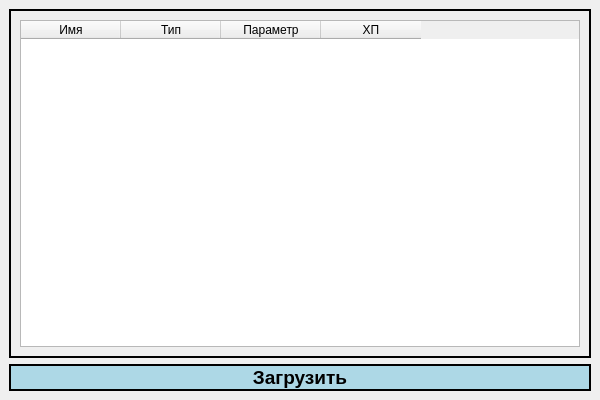
<?xml version="1.0" encoding="UTF-8"?>
<ui version="4.0">
 <class>MainWindow</class>
 <widget class="QMainWindow" name="MainWindow">
  <property name="geometry">
   <rect>
    <x>0</x>
    <y>0</y>
    <width>600</width>
    <height>400</height>
   </rect>
  </property>
  <property name="windowTitle">
   <string>Вариант 2 НПС</string>
  </property>

  <widget class="QWidget" name="centralwidget">
   <layout class="QVBoxLayout" name="verticalLayout">

    <item>
     <widget class="QFrame" name="frame">
      <property name="frameShape">
       <enum>QFrame::Box</enum>
      </property>
      <property name="lineWidth">
       <number>2</number>
      </property>

      <layout class="QVBoxLayout" name="frameLayout">
       <item>
        <widget class="QTableWidget" name="tableWidget">
         <property name="columnCount">
          <number>4</number>
         </property>
         <column>
          <property name="text">
           <string>Имя</string>
          </property>
         </column>
         <column>
          <property name="text">
           <string>Тип</string>
          </property>
         </column>
         <column>
          <property name="text">
           <string>Параметр</string>
          </property>
         </column>
         <column>
          <property name="text">
           <string>ХП</string>
          </property>
         </column>
        </widget>
       </item>
      </layout>
     </widget>
    </item>

    <item>
     <widget class="QPushButton" name="pushButton">
      <property name="minimumHeight">
       <number>40</number>
      </property>
      <property name="text">
       <string>Загрузить</string>
      </property>
      <property name="styleSheet">
       <string>
background-color: lightblue;
font: bold 14pt;
border: 2px solid black;
       </string>
      </property>
     </widget>
    </item>

   </layout>
  </widget>
 </widget>
 <resources/>
 <connections/>
</ui>
